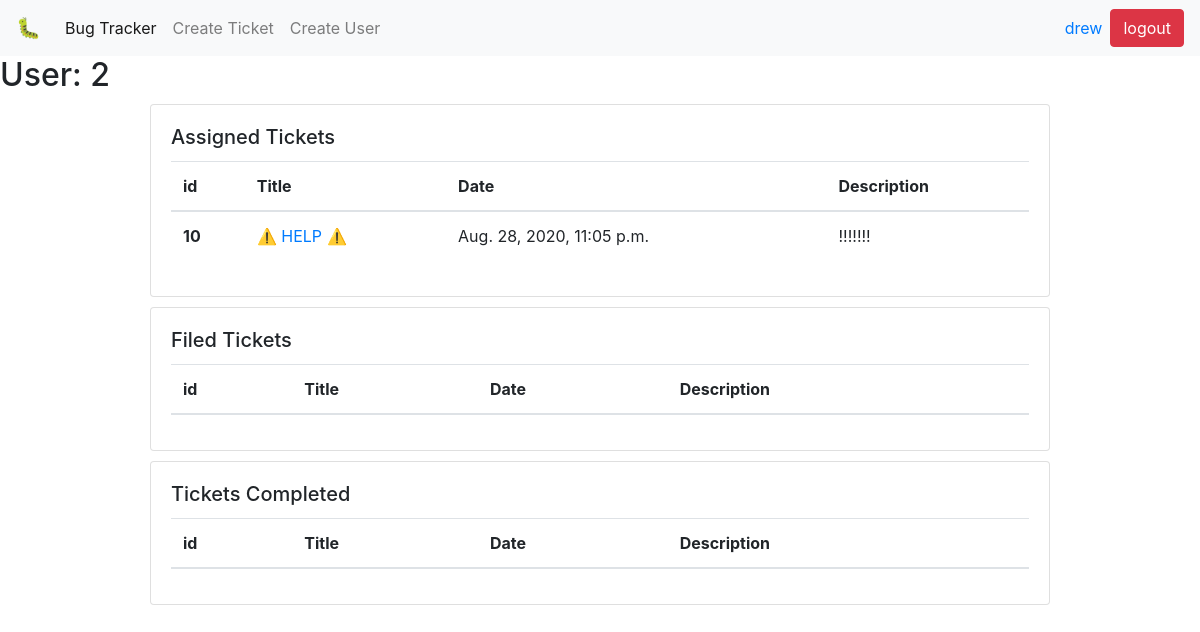
Before: /user/2/ (signed in) with the older database file.
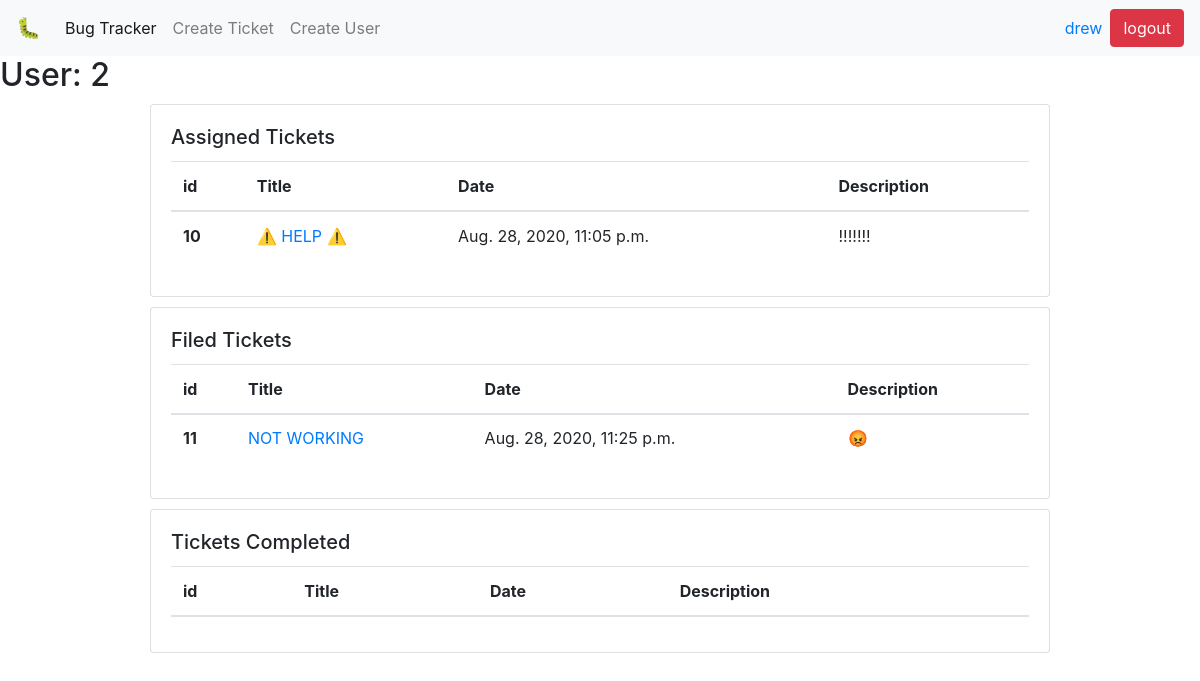
After: the same page with the newer database file.
### homepage/models.py (models this page shows, shortened)
class Ticket(models.Model):
    title = models.CharField(max_length=240)
    date = models.DateTimeField(default=timezone.now)
    description = models.TextField()
    user_filed = models.ForeignKey(
        MyUser,
        related_name='filed',
        on_delete=models.CASCADE,
    )
    user_assigned = models.ForeignKey(
        MyUser,
        related_name='assigned',
        on_delete=models.CASCADE,
        blank=True,
        null=True,
    )
    user_completed = models.ForeignKey(
        MyUser,
        related_name='completed',
        on_delete=models.CASCADE,
        blank=True,
        null=True,
    )
    NEW = 'NE'
    IN_PROGRESS = 'IP'
    DONE = 'DO'
    INVALID = 'IN'
    STATUS_CHOICES = [
        (NEW, 'New'),
        (IN_PROGRESS, 'In Progress'),
        (DONE, 'Done'),
        (INVALID, 'Invalid'),
    ]
    status = models.CharField(
        max_length=2,
        choices=STATUS_CHOICES,
        default=NEW,
    )

### homepage/views.py (the view)
# urls.py: path('user/<int:user_id>/', views.user),
@ login_required
def user(request, user_id):
    tickets_assigned = Ticket.objects.filter(user_assigned=user_id)
    tickets_filed = Ticket.objects.filter(user_filed=user_id)
    tickets_completed = Ticket.objects.filter(user_completed=user_id)
    return render(request, "user.html", {
        "user_id": user_id,
        "tickets_assigned": tickets_assigned,
        "tickets_filed": tickets_filed,
        "tickets_completed": tickets_completed,
    })

### templates/user.html (shortened to what this page needs)
<!doctype html>
<html lang="en">
  <head>
    <link rel="stylesheet" href="https://stackpath.bootstrapcdn.com/bootstrap/4.5.2/css/bootstrap.min.css">
  </head>
  <body>
    <nav class="navbar navbar-expand-lg navbar-light bg-light">
      <a class="navbar-brand" href="/">🐛</a>
      <div class="collapse navbar-collapse" id="navbarSupportedContent">
        <ul class="navbar-nav mr-auto">
          <li class="nav-item active">
            <a class="nav-link" href="/">Bug Tracker<span class="sr-only">(current)</span></a>
          </li>
          <li class="nav-item">
            <a class="nav-link" href="/addticket/">Create Ticket</a>
          </li>
          <li class="nav-item">
            <a class="nav-link" href="/signup/">Create User</a>
          </li>
        </ul>
      </div>
      <a href="/user/{{ request.user.id }}" class="nav-item mr-sm-2">{{ request.user.username }}</a>
      <a class="btn btn-danger" href="/logout/" class="nav-item my-2 my-sm-0">logout</a>
    </nav>
    <h2>User: {{ user_id }}</h2>
    <div class="card" style="width: 75%; margin: 0 auto; margin-top: 10px">
      <div class="card-body">
        <h5 class="card-title">Assigned Tickets</h5>
        <table class="table">
            <thead>
                <tr>
                    <th scope="col">id</th>
                    <th scope="col">Title</th>
                    <th scope="col">Date</th>
                    <th scope="col">Description</th>
            </thead>
            <tbody>
                {% for ticket in tickets_assigned %}
                <tr>
                    <th scope="row">{{ ticket.id }}</th>
                    <td><a href="/ticket/{{ticket.id}}"> {{ ticket.title }}</a></th>
                    <td>{{ ticket.date }}</th>
                    <td>{{ ticket.description }}</th>
                </tr>
                {% endfor %}
            </tbody>
        </table>
      </div>
    </div>
    <div class="card" style="width: 75%; margin: 0 auto; margin-top: 10px">
      <div class="card-body">
        <h5 class="card-title">Filed Tickets</h5>
        <table class="table">
            <thead>
                <tr>
                    <th scope="col">id</th>
                    <th scope="col">Title</th>
                    <th scope="col">Date</th>
                    <th scope="col">Description</th>
            </thead>
            <tbody>
                {% for ticket in tickets_filed %}
                <tr>
                    <th scope="row">{{ ticket.id }}</th>
                    <td><a href="/ticket/{{ticket.id}}"> {{ ticket.title }}</a></th>
                    <td>{{ ticket.date }}</th>
                    <td>{{ ticket.description }}</th>
                </tr>
                {% endfor %}
            </tbody>
        </table>
      </div>
    </div>
    <div class="card" style="width: 75%; margin: 0 auto; margin-top: 10px">
      <div class="card-body">
        <h5 class="card-title">Tickets Completed</h5>
        <table class="table">
            <thead>
                <tr>
                    <th scope="col">id</th>
                    <th scope="col">Title</th>
                    <th scope="col">Date</th>
                    <th scope="col">Description</th>
            </thead>
        </table>
      </div>
    </div>
  </body>
</html>

Changed rows visible on the page:
added Ticket: id "11", title "NOT WORKING", date "Aug. 28, 2020, 11:25 p.m.", description "😡", shown under "Filed Tickets"
